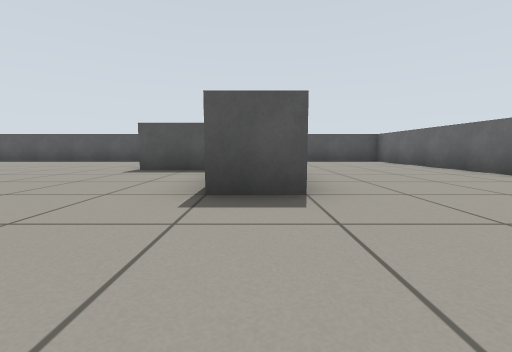
[1] (above)

16 first-person views from a walk through a Gazebo world. The camera is 0.45 m above the floor, tilts 6° down and sees 90° across. The floor is counted in squares, 1 m on a side. Each view is taken from the middle of a square. On the plan, view 1 faces up. The plan holds only what a view shows up to about 9 squares ahead; the rest is blank.

[2]
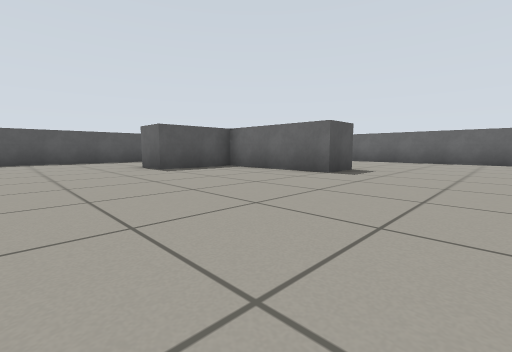

[3]
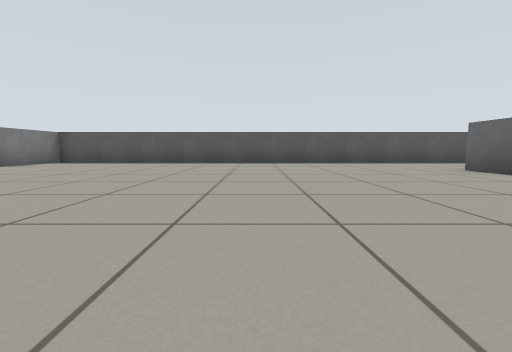

[4]
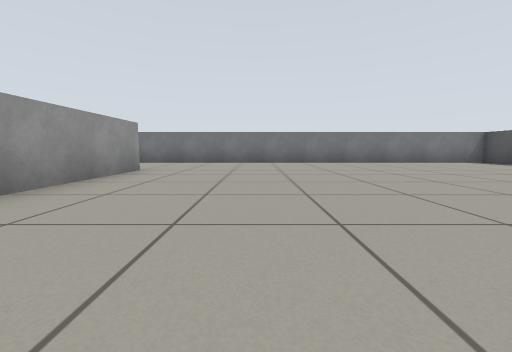

[5]
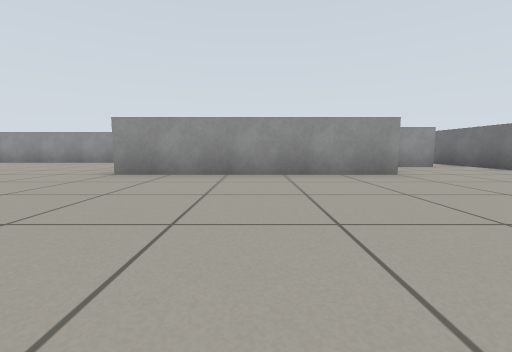

[6]
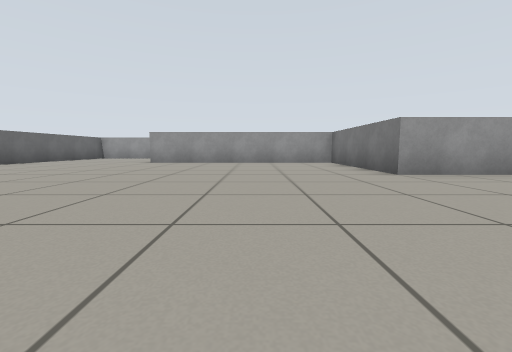

[7]
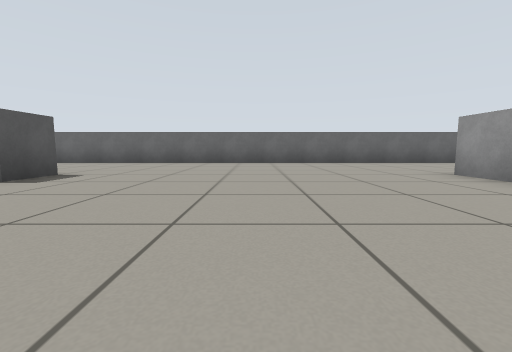

[8]
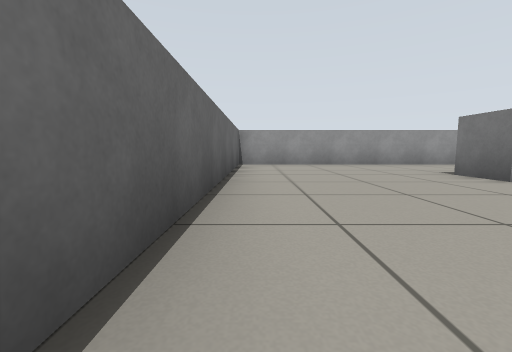

[9]
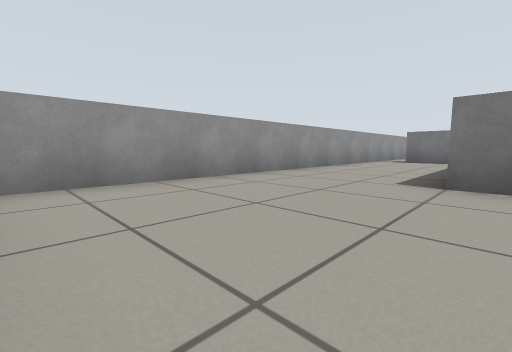

[10]
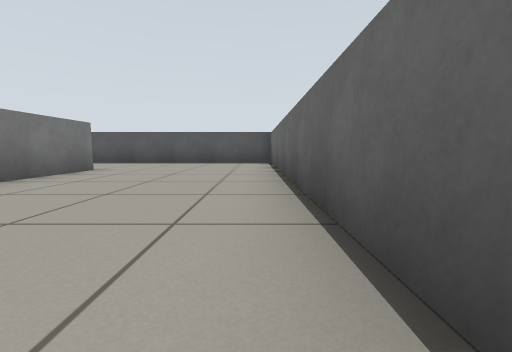

[11]
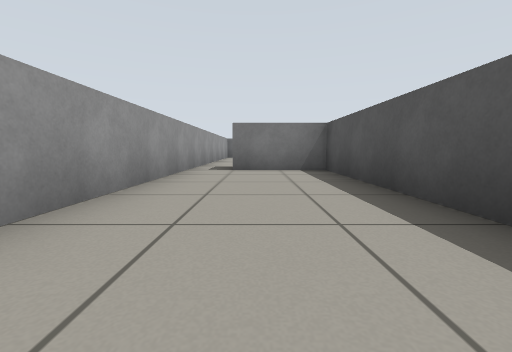

[12]
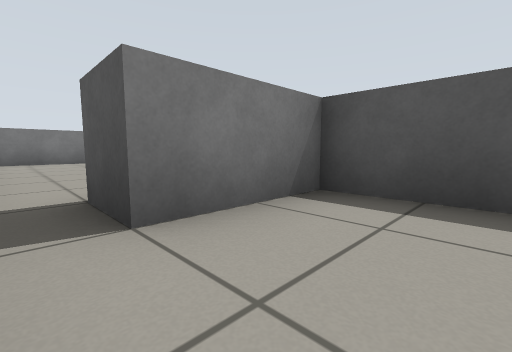

[13]
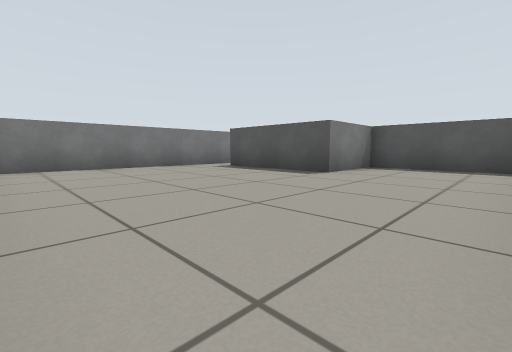

[14]
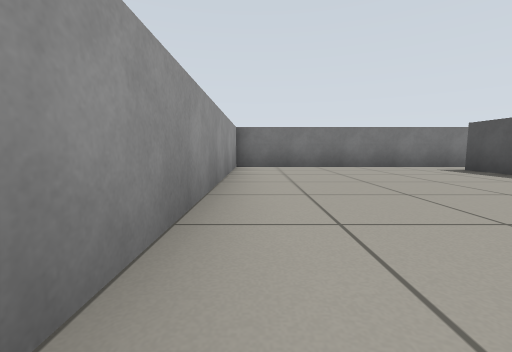

[15]
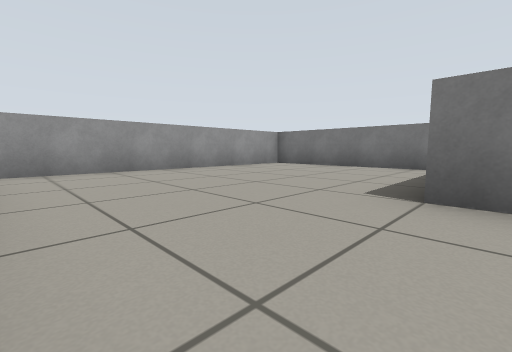

[16]
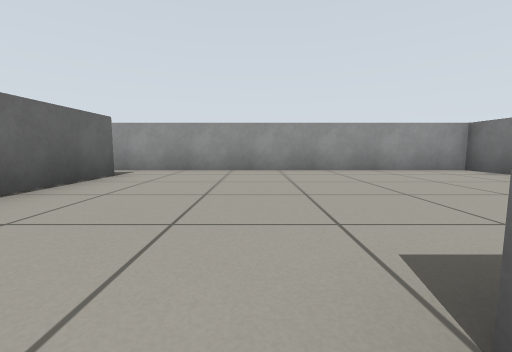

### Floor plan
Points are (right, up) in squares from view 1. A wall is a line through its corners. A room is listed if a view was taken in it or the views show most of it. See-through windows are left out.
Room 1 (views 1, 2, 3, 4, 5, 6, 7, 8, 9, 10, 11, 12, 13, 14, 15, 16)
walls: (-6.9, -1.5) (-9.5, -1.5); (-9.5, -0.5) (-5.5, -0.5) (-5.5, -4.5) (0.5, -4.5) (0.5, -5.5); (0.6, 2.5) (-0.5, 2.5) (-0.5, 5.5); (-1.4, -5.5) (-5.5, -5.5) (-5.5, -7.5) (-6.5, -7.5) (-6.5, -5.4); (0.5, 6.5) (0.5, 4.4); (-13.5, 9.5) (-13.5, -8.5) (4.5, -8.5) (4.5, 9.5) (-13.5, 9.5)
objects: grey box (-12, -3) to (-11, -3); grey box (-10, -3) to (-10, -1); grey box (-2, 6) to (-1, 6)

Positions as (right, up) in squares from view 1, and headings:
1: (0, 0), facing up
2: (-5, 0), facing up-right
3: (-7, 1), facing up
4: (-5, 2), facing left
5: (-8, 4), facing down
6: (-3, 4), facing down
7: (-4, -1), facing right
8: (4, -1), facing down
9: (4, -5), facing down-left
10: (4, 1), facing up
11: (0, -7), facing left
12: (-4, -8), facing up-left
13: (-7, -8), facing up-left
14: (-7, -8), facing left
15: (-7, -3), facing down-left
16: (-9, -3), facing down
